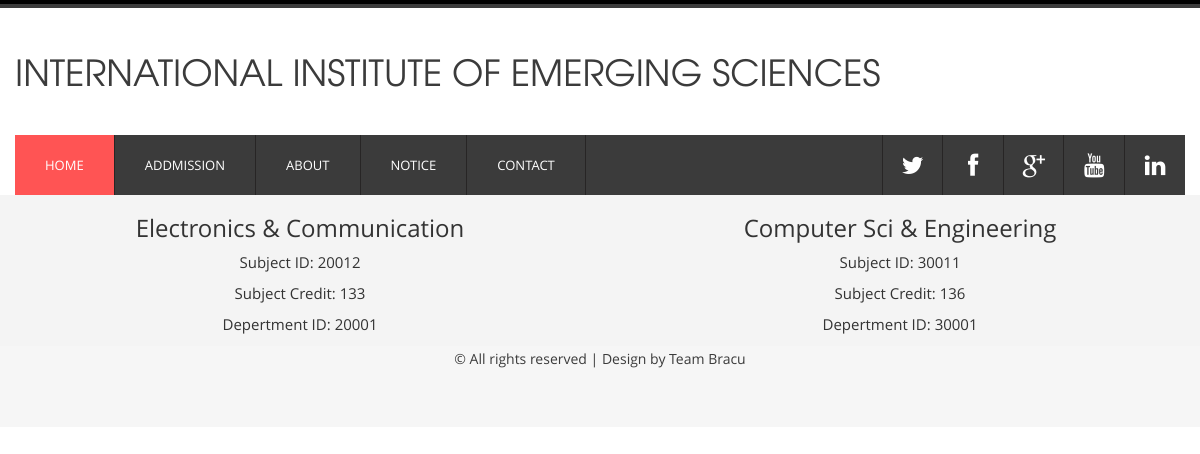
/includes/info.php, run on the app's committed database.
### tables this page shows
CREATE TABLE `subject` (
  `sub_id` int(7) NOT NULL,
  `sub_name` varchar(50) NOT NULL,
  `sub_credit` int(4) NOT NULL,
  `dept_id` int(11) NOT NULL
);

### includes/info.php (the view, shortened to what this page needs)
<?php
    include_once 'database.php';
    include_once 'headerInside.php';
    $qry = "select * from subject";
    $result = mysqli_query($conn,$qry);
?>
<html>
    <head>
        <link rel="stylesheet" href="../css/info.css">
    </head>
    <body>
        <?php while($subject = mysqli_fetch_assoc($result)){?>
            <div class="col-sm-6" id="info">
                <h3><?php echo $subject["sub_name"]?></h3>
                <p><?php echo "Subject ID: ".$subject["sub_id"]?></p>
                <p><?php echo "Subject Credit: ".$subject["sub_credit"]?></p>
                <p><?php echo "Depertment ID: ".$subject["dept_id"]?></p>
            </div>
        <?php }?>
    </body>
    <?php
        include_once 'footer.php';
    ?>
</html>

### css/style.css (style rules this page uses)
body { font-family: 'open_sansregular'; background:#ffffff; font-size: 100%; }

### css/info.css (style rules this page uses)
#info { background: #f4f4f4; text-align: center; font-size: 15px }

### data on the page
subject: sub_name "Electronics & Communication", sub_id "20012", sub_credit "133", dept "20001"
subject: sub_name "Computer Sci & Engineering", sub_id "30011", sub_credit "136", dept "30001"
